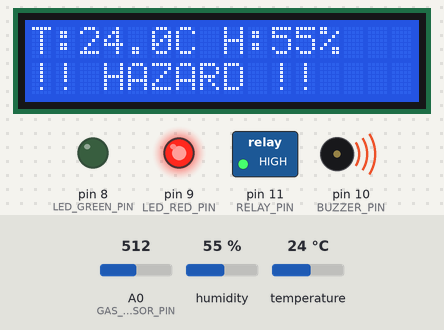
Bench run of a sketch on a simulated Arduino Uno, built with avr-gcc and run on an emulated ATmega328P. Shown: 16×2 character LCD, switched loads named in the sketch (green lamp = pin HIGH), output pins drawn as LEDs (lit = HIGH), buzzer (waves = sounding, pin HIGH). The test bench sets the inputs (shaded band); at power-on: A0 (GAS_SENSOR_PIN) = 512, humidity 55 %, temperature 24 °C. What the sketch prints to the serial monitor is not drawn.

Above: at 2.7 s.
2.8 s: A0 (GAS_SENSOR_PIN) set to 411
5.5 s: A0 (GAS_SENSOR_PIN) set to 387
At 6.9 s:
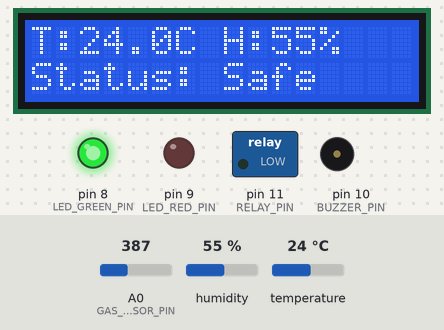
8.2 s: humidity set to 22 %
At 11.2 s:
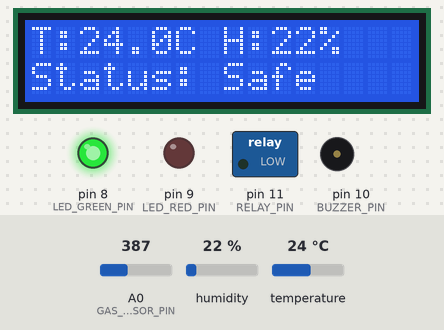
11.5 s: temperature set to 12 °C
At 15.2 s:
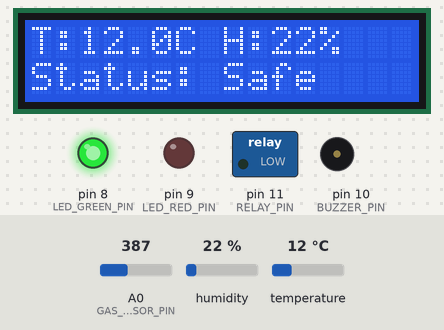
15.5 s: humidity set to 40 %
At 18.4 s:
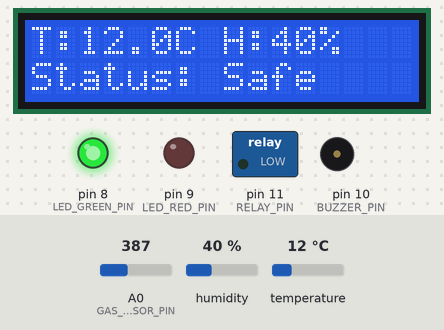
19.5 s: A0 (GAS_SENSOR_PIN) set to 410
At 20.3 s:
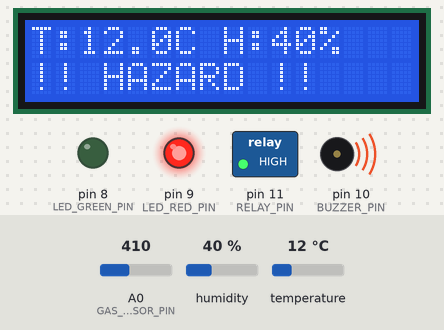
Timing chart, 0 to 22.5 s (numbered marks = the images above; inputs shaded):
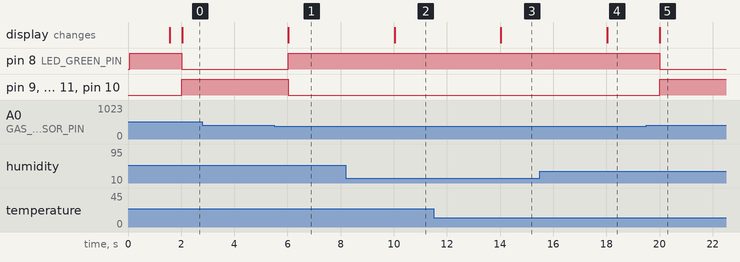

Measured:
- the behaviour switches between 401 and 400 on A0 (GAS_SENSOR_PIN) (found by bisection; images 0 and 1)
- after the input at 2.8 s, every drawn part: stays the same
- after the input at 5.5 s, pin 8 (LED_GREEN_PIN): LOW → HIGH after 0.53 s; pin 9 (LED_RED_PIN), pin 11 (RELAY_PIN), pin 10 (BUZZER_PIN): HIGH → LOW after 0.53 s; the display: changes after 0.53 s (image 1)
- after the input at 8.2 s, the display: changes after 1.8 s (image 2)
- after the input at 11.5 s, the display: changes after 2.5 s (image 3)
- after the input at 15.5 s, the display: changes after 2.5 s (image 4)
- after the input at 19.5 s, pin 8 (LED_GREEN_PIN): HIGH → LOW after 0.51 s; pin 9 (LED_RED_PIN), pin 11 (RELAY_PIN), pin 10 (BUZZER_PIN): LOW → HIGH after 0.51 s; the display: changes after 0.51 s (image 5)

The sketch:

main.ino
```cpp
/*
  Safe Environment Smart Warning System — Arduino Uno (main controller)
  ------------------------------------------------------------------
  Responsibilities:
    - Read temperature/humidity (DHT11) and gas concentration (MQ-series sensor)
    - Drive the 16x2 LCD status display
    - Drive local alert outputs (LEDs + buzzer)
    - Trigger the relay (fan) when a hazard is detected
    - Forward sensor readings to the ESP8266 over Serial for Wi-Fi/Blynk alerts

  NOTE: Pin numbers below match the project schematic in /hardware/schematic.png.
  Adjust if your physical wiring differs.
*/

#include <DHT.h>
#include <LiquidCrystal.h>

// ---------- Pin Definitions ----------
#define DHTPIN        2       // DHT11 data pin
#define DHTTYPE       DHT11
#define GAS_SENSOR_PIN A0     // Analog gas sensor output

#define LED_GREEN_PIN 8       // "Safe" indicator
#define LED_RED_PIN   9       // "Alert" indicator
#define BUZZER_PIN    10      // Local alarm buzzer
#define RELAY_PIN     11      // Controls cooling fan

// LCD pins: RS, E, D4, D5, D6, D7
LiquidCrystal lcd(7, 6, 5, 4, 3, 12);

DHT dht(DHTPIN, DHTTYPE);

// ---------- Thresholds (tune during calibration) ----------
const int   GAS_THRESHOLD   = 400;   // Raw analog reading (0-1023) that trips a gas alert
const float TEMP_THRESHOLD  = 45.0;  // Degrees C considered "high temperature"
const float HUMIDITY_MAX    = 60.0;  // % RH — upper bound for healthy indoor air
const unsigned long READ_INTERVAL = 2000; // ms between sensor reads

unsigned long lastReadTime = 0;

void setup() {
  Serial.begin(9600);   // Also used to forward data to the ESP8266
  lcd.begin(16, 2);
  dht.begin();

  pinMode(LED_GREEN_PIN, OUTPUT);
  pinMode(LED_RED_PIN, OUTPUT);
  pinMode(BUZZER_PIN, OUTPUT);
  pinMode(RELAY_PIN, OUTPUT);

  digitalWrite(LED_GREEN_PIN, HIGH); // Start in "safe" state
  digitalWrite(LED_RED_PIN, LOW);
  digitalWrite(BUZZER_PIN, LOW);
  digitalWrite(RELAY_PIN, LOW);

  lcd.setCursor(0, 0);
  lcd.print("System Ready");
  delay(1500);
  lcd.clear();
}

void loop() {
  unsigned long now = millis();
  if (now - lastReadTime < READ_INTERVAL) return;
  lastReadTime = now;

  float humidity    = dht.readHumidity();
  float temperature = dht.readTemperature(); // Celsius
  int   gasLevel     = analogRead(GAS_SENSOR_PIN);

  if (isnan(humidity) || isnan(temperature)) {
    lcd.setCursor(0, 0);
    lcd.print("Sensor Error   ");
    return;
  }

  bool gasAlert  = gasLevel > GAS_THRESHOLD;
  bool tempAlert = temperature > TEMP_THRESHOLD;
  bool hazard    = gasAlert || tempAlert;

  updateDisplay(temperature, humidity, gasLevel, hazard);
  updateOutputs(hazard);

  // Forward a simple CSV line to the ESP8266 for Wi-Fi/Blynk reporting:
  // temperature,humidity,gasLevel,hazard(0/1)
  Serial.print(temperature); Serial.print(",");
  Serial.print(humidity);    Serial.print(",");
  Serial.print(gasLevel);    Serial.print(",");
  Serial.println(hazard ? 1 : 0);
}

void updateDisplay(float temp, float hum, int gas, bool hazard) {
  lcd.clear();
  lcd.setCursor(0, 0);
  lcd.print("T:"); lcd.print(temp, 1); lcd.print("C H:"); lcd.print(hum, 0); lcd.print("%");
  lcd.setCursor(0, 1);
  lcd.print(hazard ? "!! HAZARD !!" : "Status: Safe");
}

void updateOutputs(bool hazard) {
  digitalWrite(LED_GREEN_PIN, hazard ? LOW : HIGH);
  digitalWrite(LED_RED_PIN, hazard ? HIGH : LOW);
  digitalWrite(BUZZER_PIN, hazard ? HIGH : LOW);
  digitalWrite(RELAY_PIN, hazard ? HIGH : LOW); // Trip fan/ventilation on hazard
}
```
